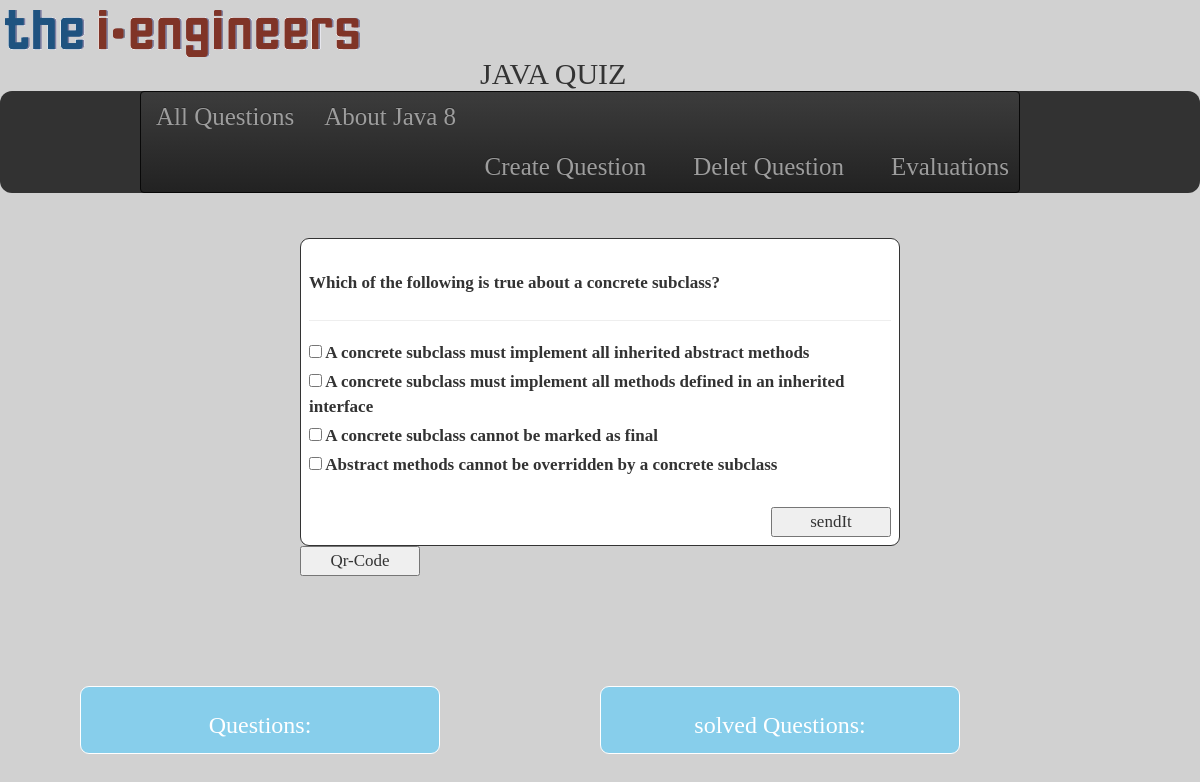
The page /question.php?question=1 on the database its author committed.
### tables this page shows
CREATE TABLE `questions` (
  `ID` int(11) NOT NULL AUTO_INCREMENT,
  `Questions` text,
  `Information` text NOT NULL,
  `Type` text NOT NULL,
  `oldQuestion` tinyint(4) DEFAULT '0',
  `declaration` varchar(1010) DEFAULT NULL,
  `CategoryIDFK` int(11) DEFAULT NULL,
  `QuestionDefinition` varchar(255) DEFAULT NULL,
  PRIMARY KEY (`ID`)
);

CREATE TABLE `answer` (
  `ID` int(11) NOT NULL AUTO_INCREMENT,
  `Answer` text NOT NULL,
  `QuestionsIDFS` int(11) NOT NULL,
  `Selected_answer` int(11) NOT NULL,
  `Solution` tinyint(1) NOT NULL,
  PRIMARY KEY (`ID`)
);

### question.php (the view, shortened to what this page needs)
<!DOCTYPE html>
<html>
<head>
<?php include("header.php");  ?>
	<link rel="stylesheet" href="css/css.css">
</head>
<body>
<div align="center">
	<div align="left" id="questionForm">
		<?php
		$actual_link = "http://$_SERVER[HTTP_HOST]$_SERVER[REQUEST_URI]";
		?>
		<div  class="accordion-contentQuest">
			<form action="ActionOfShowQuestions.php?questionNr=<?php echo $_GET['question']?>" method="POST"><br>
				<?php
				$questionNr = $_GET["question"];
				$abfrage = "SELECT ID, questions, information, type FROM questions WHERE ID=$questionNr";
				$ergebnis = mysql_query($abfrage);
				while($row = mysql_fetch_object($ergebnis)){
					?>
					<label class="navi"><b><?php echo $row -> questions?></b></label><hr>
					<?php $type = $row -> type;
				}
				$questionNr = $_GET["question"];
				$abfrage = "SELECT ID, Answer FROM answer WHERE QuestionsIDFS=$questionNr" ;
				$ergebnis = mysql_query($abfrage);
				while($row = mysql_fetch_object($ergebnis)){
					if($type=="checkbox"){
						?>
						<label class="navi"><input class="navi"   type="checkbox"	name="selectedAnswer[]" value=<?php echo   $row -> ID ?>> <?php  echo $row -> Answer. "<br>"?> </label>
						<br>
						<?php
					}else if($type=="textbox"){
						?>
						<label class="navi"><input  class="navi"  type="textbox"	name="selectedAnswer" value="">  </label><br>
						<?php
						break;
					}
				}
				?>
				<div align="right">
				<br><input  id="submit" type="submit" value="sendIt"> <br>
			</div>
			</form>
		</div>
		<form  action="qr_code.php?url=<?php echo $actual_link ?>" method="POST">
			<input  id="submit" type="submit" value="Qr-Code">
		</form>
</div>
	<div id="centerDivMobile">
	<div class="accordion-content" align="left">
		<details>
	<summary>
		<h3 id="questionTitle">Questions:</h3>
			</summary>
		</details>
		</div>
			<div  class="accordion-content">
				<details>
	<summary>
		<h3 id="questionTitle">solved Questions:</h3>
			</summary>
		</details>
	</div>
	<br>
<br>
</div>
</div>
</body>
</html>

### css/css.css (style rules this page uses)
body { background-color: #D1D1D1; font-family: Cambria; font-size: 17px; }
#questionForm { min-width: 50%; max-width: 50%; margin-bottom: 100px; }
#centerDivMobile { text-align: ce }
.accordion-contentQuest { min-width: 100%; background-color: white; padding: 8px 8px 8px 8px; border: 1px solid; border-radius: 9px 9px 9px 9px; }
.accordion-content { max-height: 100%; min-height: 50px; max-width: 30%; min-width: 30%; background-color: white; padding: 8px 8px 8px 8px; border: 1px solid; border-radius: 9px 9px 9px 9px; }
#submit { height: 30px; width: 70px; }
#submit { width: 120px; }
.navi { text-decoration: none; text-align: left; font-size: 17px; margin-right: 30px; }
.accordion-content { background: skyblue; line-height: 150px; color: white; font-weight: bold; font-size: 3em; text-align: center; }
#centerDivMobile { padding: 0; margin: 0; list-style: none; display: -webkit-box; display: -moz-box; display: -ms-flexbox; display: -webkit-flex; display: flex; -webkit-flex-flow: row wrap; justify-content: space-around; }
.accordion-content { background: skyblue; padding: 5px; margin-top: 10px; line-height: 150px; color: white; font-weight: bold; font-size: 3em; text-align: center; }

### rows shown on the page
questions: Questions "Which of the following is true about a concrete subclass?"
answer: Answer "A concrete subclass must implement all inherited abstract methods"
answer: Answer "A concrete subclass must implement all methods defined in an inherited interface"
answer: Answer "A concrete subclass cannot be marked as final"
answer: Answer "Abstract methods cannot be overridden by a concrete subclass"
